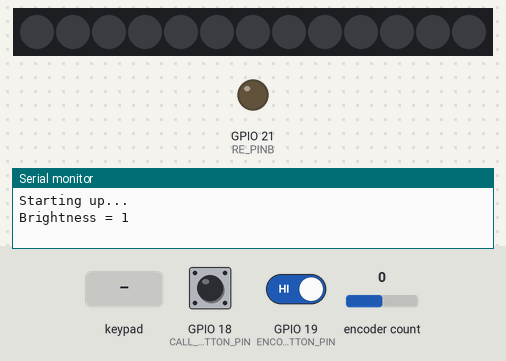
The program below on a simulated ESP32. Parts: 13 RGB LEDs in strip order, left to right, output pins drawn as LEDs (lit = HIGH), the last lines printed to the serial monitor. Wiring (inferred from the names in the program): 4×3 keypad with keys 1 2 3 4 5 6 7 8 9 * 0 # (labels assumed): rows GPIO 25, GPIO 26, GPIO 27, GPIO 33; columns GPIO 12, GPIO 13, GPIO 14. The test bench sets the inputs (shaded band); at power-on: GPIO 18 (CALL_BUTTON_PIN) HIGH, GPIO 19 (ENCODER_BUTTON_PIN) HIGH, encoder count 0. Dim RGB values are drawn brighter than linear; colours are those a GRB WS2812 strip shows for the declared byte order.

Above: at 1.2 s.
1.3 s: keypad keys 2 5 2 6 2 7 3 3 * pressed 0.4 s apart
6.4 s: GPIO 18 (CALL_BUTTON_PIN) pulled LOW for 0.15 s
8.0 s: GPIO 19 (ENCODER_BUTTON_PIN) driven LOW
9.5 s: key '*' pressed
At 9.57 s:
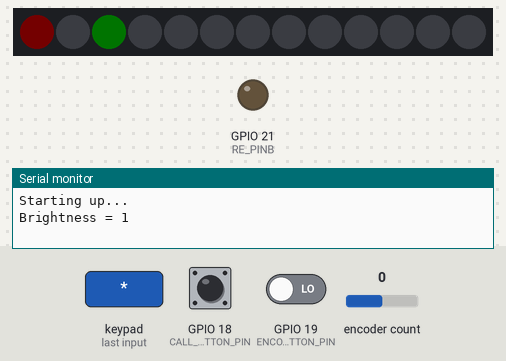
11.1 s: encoder count set to 1
12.6 s: GPIO 18 (CALL_BUTTON_PIN) pulled LOW for 1 s
At 12.9 s:
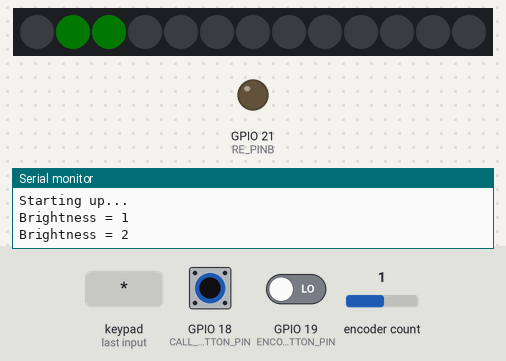
Timing chart, 0 to 15.6 s (numbered marks = the images above; inputs shaded):
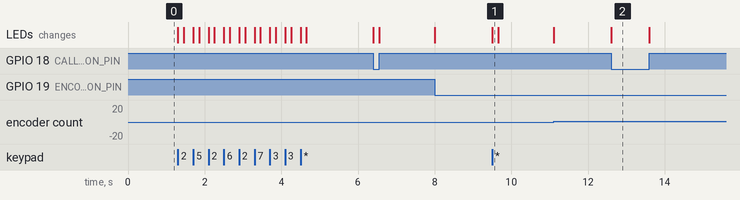

Measured:
- after the input at 9.5 s, the LEDs: change at once (image 1)
- after the input at 12.6 s, the LEDs: change at once (image 2)

The program:

main.cpp
```cpp
#include <Arduino.h>
/// @file    Blink.ino
/// @brief   Blink the first LED of an LED strip
/// @example Blink.ino

#include <FastLED.h>
#include <RotaryEncoder.h>


// How many leds in your strip?
#define NUM_LEDS 13
#define LED_DATA_PIN 5
CRGB leds[NUM_LEDS];

int led_counter = 0;
CRGB led_colors[] = { CRGB::Red, CRGB::Yellow, CRGB::Blue, CRGB::Orange, CRGB::Green, CRGB::Black };

int led_map[] = { 8, 9, 10, 11, 12,
                  7, 6,  5,  4,  3,
                  0, 0,
                  1, 2 };


#define KEY_COLS 4
#define KEY_ROWS 3
#define ALL_KEYS ((KEY_COLS * KEY_ROWS) + 2)

int key_col_pins[] = { 25, 26, 27, 33 };
int key_row_pins[] = { 12, 13, 14 };
#define ENCODER_BUTTON_PIN 19
#define CALL_BUTTON_PIN 18

// int keys[KEY_COLS][KEY_ROWS];
int keys[ALL_KEYS];
  // maps keys to switch number                      // encoder and call
int keymap[] = {  5,  0,  4, 10, 1,
                  2,  3, 11,  6, 7,
                  8,  9,
                 13, 12 };
int decoded_keys[ALL_KEYS];


#define RE_PINA 23
#define RE_PINB 21
#define RE_PINC 22
RotaryEncoder encoder(RE_PINA, RE_PINC, RotaryEncoder::LatchMode::TWO03);
int encoder_value = 0;


void led_setup() {
  FastLED.addLeds<WS2812, LED_DATA_PIN, RGB>(leds, NUM_LEDS);  // GRB ordering is typical
  // FastLED.addLeds<WS2811, DATA_PIN, RGB>(leds, NUM_LEDS);
  FastLED.setBrightness(8);
  for (int l = 0; l < NUM_LEDS; l++) {
    leds[l] = CRGB::Black;
  }
}

void re_loop() {
  pinMode(RE_PINB, OUTPUT);
  digitalWrite(RE_PINB, LOW);

  encoder.tick();
  encoder_value = encoder.getPosition();
  if (encoder_value < 1) {
    encoder_value = 1;
  }
}

void led_loop() {
  for (int k = 0; k < ALL_KEYS; k++) {
    if (decoded_keys[k]) {
      leds[led_map[k]] = CRGB::Black;
    } else {
      leds[led_map[k]] = CRGB::Red;
    }
  }

  if (!decoded_keys[10]) {
      leds[led_map[10]] = CRGB::Green;
  }

  FastLED.show();
}

// void led_loop() {
//   for (int l = 0; l < NUM_LEDS; l++) {
//     int color = (led_counter + l) % 6;
//     leds[l] = led_colors[color];
//   }

//   led_counter = (led_counter + 1) % 6;
//   FastLED.show();
// }

void key_setup() {
  for (int r = 0; r < KEY_ROWS; r++) {
    pinMode(key_row_pins[r], INPUT);
    for (int c = 0; c < KEY_COLS; c++) {
      pinMode(key_col_pins[c], INPUT_PULLUP);
    }
  }

  pinMode(ENCODER_BUTTON_PIN, INPUT_PULLUP);
  pinMode(CALL_BUTTON_PIN, INPUT_PULLUP);
}

void key_scan() {
  for (int r = 0; r < KEY_ROWS; r++) {
    int row_pin = key_row_pins[r];
    pinMode(row_pin, OUTPUT);
    digitalWrite(row_pin, LOW);

    for (int c = 0; c < KEY_COLS; c++) {
      int col_pin = key_col_pins[c];
      pinMode(col_pin, INPUT_PULLUP);
      int state = digitalRead(col_pin);
      keys[(r * KEY_COLS) + c] = state;
      decoded_keys[keymap[(r * KEY_COLS) + c]] = state;
    }

    digitalWrite(row_pin, HIGH);
    pinMode(row_pin, INPUT);

    decoded_keys[keymap[KEY_ROWS * KEY_COLS]] = digitalRead(ENCODER_BUTTON_PIN);
    decoded_keys[keymap[KEY_ROWS * KEY_COLS + 1]] = digitalRead(CALL_BUTTON_PIN);
  }
}

void key_show() {
  for (int k = 0; k < ALL_KEYS; k++) {
      Serial.printf("%d", decoded_keys[k]);
      if (k % 4 == 3) {
        Serial.printf("  ");
      } else {
        Serial.printf(" ");
      }
  }

  Serial.println();
}


void setup() {
  Serial.begin(115200);
  Serial.println("Starting up...");
  key_setup();
  led_setup();
}

void loop() {
  key_scan();
  // key_show();

  led_loop();
  re_loop();

  int bright = encoder_value % 256;
  if (bright != FastLED.getBrightness()) {
    Serial.printf("Brightness = %d\n", bright);
    FastLED.setBrightness(bright);
  }

  // delay(100);
}
```
